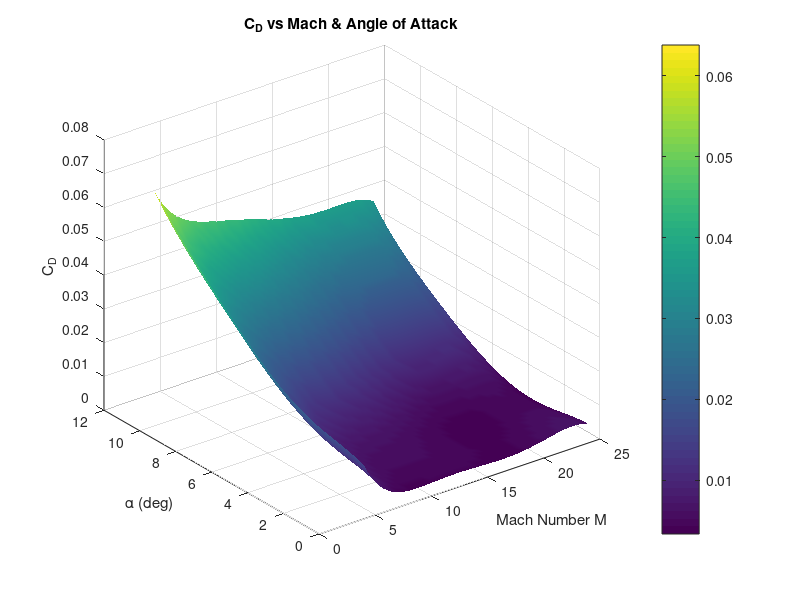
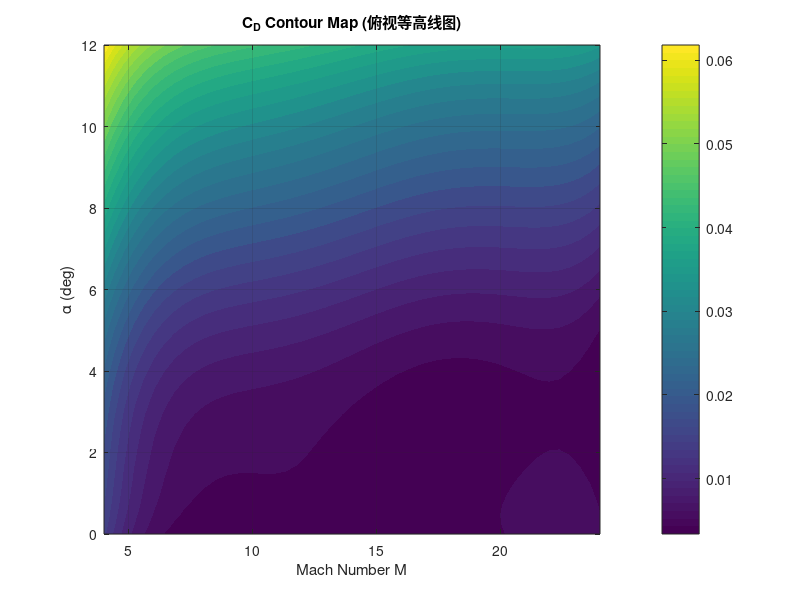
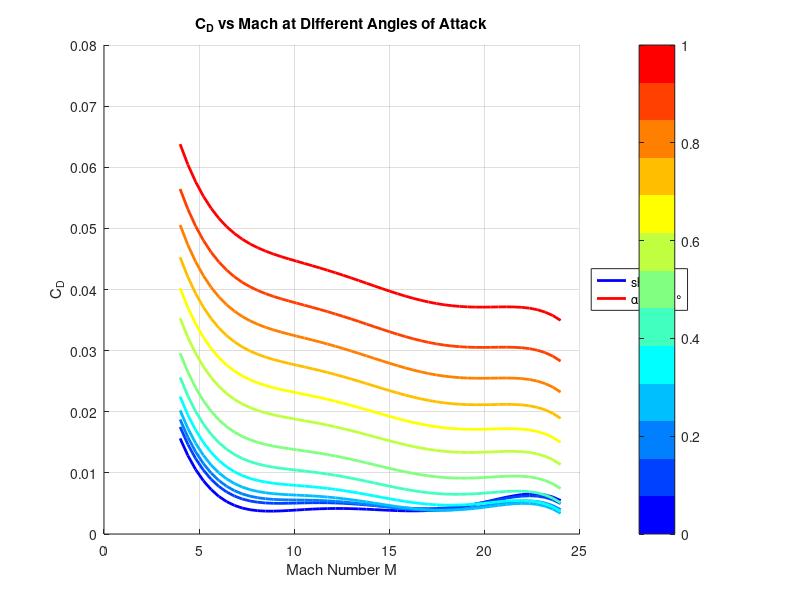

MATLAB code for these plots, in order: (Note: this script raises an error after producing the figures.)
%{
/*
 * @Author: blueWALL-E
 * @Date: 2025-10-28 11:22:29
 * @LastEditTime: 2025-11-03 19:02:01
 * @FilePath: \GHV_open\GHV_analysis\D_analysis.m
 * @Description: 阻力系数分析脚本
 * @Wearing:  Read only, do not modify place!!!
 * @Shortcut keys:  ctrl+alt+/ ctrl+alt+z
 */
%}
M_vals = linspace(4, 24, 50); % 马赫数范围，可按需要修改
ALPHA_vals = linspace(0, 12, 50); % 攻角范围(度)，可按需要修改
% 2. 固定给定条件 (你自己填实际值)
RE = 0; % 示例: 雷诺数或者某个代表量
LE = 0; % 示例: 另一边界层/长度相关量
RUD = 0;
% 上面这两个只是示意，请换成你题目里“给定的 LE 和 RE”
[M, ALPHA] = meshgrid(M_vals, ALPHA_vals);
CDbv = 8.717E-02 ...
    -3.307E-02 * M ...
    +3.179E-03 * ALPHA ...
    -1.250E-04 * (ALPHA .* M) ...
    +5.036E-03 * M .^ 2 ...
    -1.100E-03 * ALPHA .^ 2 ...
    +1.405E-07 * (ALPHA .* M) .^ 2 ...
    -3.658E-04 * M .^ 3 ...
    +3.175E-04 * ALPHA .^ 3 ...
    +1.274E-05 * M .^ 4 ...
    -2.985E-05 * ALPHA .^ 4 ...
    -1.705E-07 * M .^ 5 ...
    +9.766E-07 * ALPHA .^ 5;
CD_RE = 4.5548e-004 ...
    +2.5411e-005 * ALPHA ...
    -1.1436e-004 * M ...
    -3.6417e-005 * RE ...
    -5.3015e-007 * ((ALPHA .* M) .* RE) ...
    +3.2187e-006 * (ALPHA .^ 2) ...
    +3.0140e-006 * (M .^ 2) ...
    +6.9629e-006 * (RE .^ 2) ...
    +2.1026e-012 * (((ALPHA .* M) .* RE) .^ 2);
CD_LE = 4.5548e-004 ...
    +2.5411e-005 * ALPHA ...
    -1.1436e-004 * M ...
    -3.6417e-005 * LE ...
    -5.3015e-007 * ((ALPHA .* M) .* LE) ...
    +3.2187e-006 * (ALPHA .^ 2) ...
    +3.0140e-006 * (M .^ 2) ...
    +6.9629e-006 * (LE .^ 2) ...
    +2.1026e-012 * (((ALPHA .* M) .* LE) .^ 2);
CD_RUD = +7.50E-04 ...
    -2.29E-05 * ALPHA ...
    -9.69E-05 * M ...
    -1.83E-06 * RUD ...
    +9.13E-09 * (ALPHA .* M) .* RUD ...
    +8.76E-07 * ALPHA .^ 2 ...
    +2.70E-06 * M .^ 2 ...
    +1.97E-06 * RUD .^ 2 ...
    -1.77E-11 * ((ALPHA .* M) .* RUD) .^ 2;

CD = CDbv + CD_RE + CD_LE + CD_RUD;
% --- 三维曲面 ---
figure;
surf(M, ALPHA, CD); % 三维曲面
shading interp; % 平滑一下表面
colorbar; % 颜色条表示CL大小
xlabel('Mach Number M');
ylabel('\alpha (deg)');
zlabel('C_D');
title('C_D vs Mach & Angle of Attack');
grid on;
% --- 俯视等高线图 ---
figure;
contourf(M, ALPHA, CD, 30, 'LineColor', 'none'); % 30条等高线，填充颜色
colorbar;
xlabel('Mach Number M');
ylabel('\alpha (deg)');
title('C_D Contour Map (俯视等高线图)');
grid on;
% 选几个感兴趣的攻角（单位与你定义的 ALPHA 一致）
figure;
hold on; grid on;
alpha_list = 0:1:12; % 攻角范围
colors = jet(length(alpha_list)); % 蓝到红渐变

for i = 1:length(alpha_list)
    a = alpha_list(i);
    [~, idx] = min(abs(ALPHA_vals - a));
    plot(M_vals, CD(idx, :), 'Color', colors(i, :), ...
        'LineWidth', 2, ...
        'DisplayName', sprintf('\\alpha = %.1f°', a));
end

xlabel('Mach Number M');
ylabel('C_D');
title('C_D vs Mach at Different Angles of Attack');
legend('show', 'Location', 'eastoutside');
% ✅ 正确设置 colorbar
colormap(colors);
cbar = colorbar; % 获取 colorbar 句柄
cbar.Ticks = linspace(0, 1, length(alpha_list));
cbar.TickLabels = arrayfun(@(x) sprintf('%.0f°', x), alpha_list, 'UniformOutput', false);
ylabel(cbar, 'Angle of Attack (\alpha)', 'Rotation', 270); % 设置 colorbar 标签
